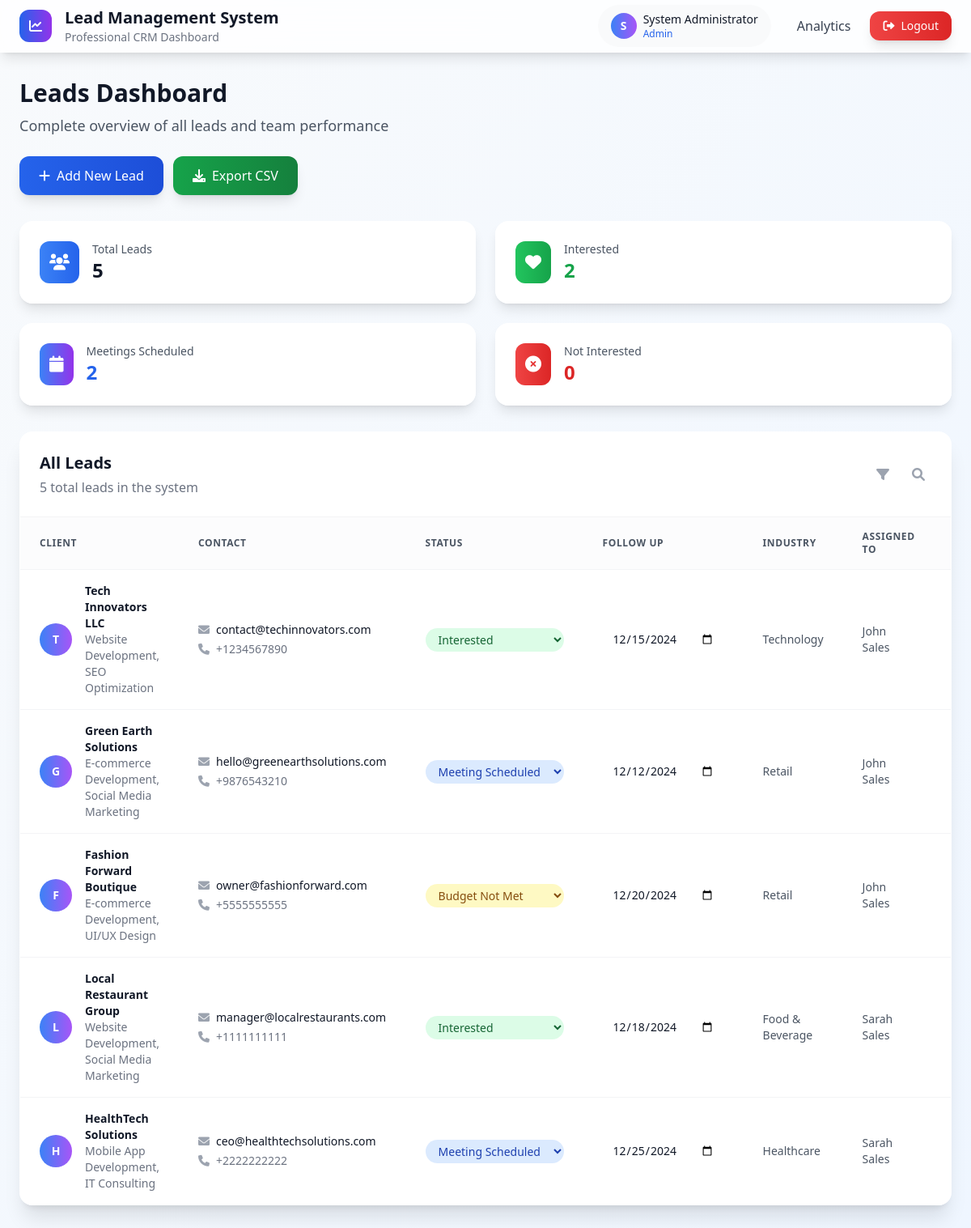
/index.php (signed in), run on the app's committed database.
### tables this page shows
CREATE TABLE users (
    id INT PRIMARY KEY AUTO_INCREMENT,
    username VARCHAR(50) UNIQUE NOT NULL,
    password VARCHAR(255) NOT NULL,
    full_name VARCHAR(100),
    role ENUM('admin', 'sales', 'marketing') NOT NULL,
    is_active TINYINT(1) DEFAULT 1,
    created_at TIMESTAMP DEFAULT CURRENT_TIMESTAMP,
    updated_at TIMESTAMP DEFAULT CURRENT_TIMESTAMP ON UPDATE CURRENT_TIMESTAMP
);

CREATE TABLE leads (
    id INT PRIMARY KEY AUTO_INCREMENT,
    client_name VARCHAR(255) NOT NULL,
    required_services TEXT,
    selected_service_ids TEXT,
    website VARCHAR(255),
    phone VARCHAR(50),
    email VARCHAR(255),
    call_enquiry TEXT,
    mail VARCHAR(255),
    whatsapp VARCHAR(255),
    follow_up DATE,
    client_status ENUM('Interested', 'Not Interested', 'Budget Not Met', 'Meeting Scheduled', '') DEFAULT '',
    notes TEXT,
    industry VARCHAR(100),
    assigned_to INT,
    source_ad_id INT,
    lead_source VARCHAR(100) DEFAULT 'Manual',
    created_at TIMESTAMP DEFAULT CURRENT_TIMESTAMP,
    updated_at TIMESTAMP DEFAULT CURRENT_TIMESTAMP ON UPDATE CURRENT_TIMESTAMP,
    FOREIGN KEY (assigned_to) REFERENCES users(id) ON DELETE SET NULL,
    FOREIGN KEY (source_ad_id) REFERENCES running_ads(id) ON DELETE SET NULL
);

### index.php (the view, shortened to what the rows shown need)
<?php
require_once 'includes/auth.php';
require_once 'includes/functions.php';
$current_user = get_logged_in_user();
$leads = get_leads_by_role($current_user['id'], $current_user['role']);
?>
<!DOCTYPE html>
<html lang="en">
<head>
    <script src="https://cdn.tailwindcss.com"></script>
    <link href="https://cdnjs.cloudflare.com/ajax/libs/font-awesome/6.0.0/css/all.min.css" rel="stylesheet">
</head>
<body class="bg-gradient-to-br from-slate-50 to-blue-50 min-h-screen">
                <?php if (has_permission('view_analytics')): ?>
                <a href="analytics.php" class="flex flex-col items-center py-2 px-4 text-gray-500">
                    <i class="fas fa-chart-bar text-lg mb-1"></i>
                    <span class="text-xs">Analytics</span>
                </a>
                <?php endif; ?>
    <div class="hidden lg:block">
        <nav class="bg-white/80 backdrop-blur-lg shadow-lg border-b border-white/20">
            <div class="max-w-7xl mx-auto px-6">
                <div class="flex justify-between h-16">
                    <div class="flex items-center space-x-4">
                        <div>
                            <h1 class="text-xl font-bold text-gray-900">Lead Management System</h1>
                        </div>
                    </div>
                    <div class="flex items-center space-x-6">
                        <div class="flex items-center space-x-2 bg-gray-50 rounded-full px-4 py-2">
                            <div class="w-8 h-8 bg-gradient-to-r from-blue-500 to-purple-500 rounded-full flex items-center justify-center">
                                <span class="text-white text-sm font-semibold"><?php echo strtoupper(substr($current_user['full_name'], 0, 1)); ?></span>
                            </div>
                            <div>
                                <p class="text-sm font-medium text-gray-900"><?php echo sanitize_output($current_user['full_name']); ?></p>
                                <p class="text-xs text-blue-600"><?php echo ucfirst($current_user['role']); ?></p>
                            </div>
                        </div>
                    </div>
                </div>
            </div>
        </nav>
        <div class="max-w-7xl mx-auto py-8 px-6">
            <div class="mb-8 flex flex-col xl:flex-row xl:items-center xl:justify-between">
                <div>
                    <h2 class="text-3xl font-bold text-gray-900 mb-2">Leads Dashboard</h2>
                </div>
                    <?php if (has_permission('export_leads')): ?>
                        <a href="export.php" class="bg-gradient-to-r from-green-600 to-green-700 hover:from-green-700 hover:to-green-800 text-white px-6 py-3 rounded-xl font-medium transition-all shadow-lg hover:shadow-xl flex items-center">
                            <i class="fas fa-download mr-2"></i>Export CSV
                        </a>
                    <?php endif; ?>
            </div>
            <div class="desktop-card rounded-2xl shadow-xl overflow-hidden">
                <?php if (empty($leads)): ?>
                    <div class="text-center py-16">
                        <i class="fas fa-inbox text-gray-300 text-6xl mb-4"></i>
                        <p class="text-gray-500 text-lg mb-6">No leads found in the system</p>
                        <?php if (has_permission('add_leads')): ?>
                            <a href="lead_add.php" class="bg-gradient-to-r from-blue-600 to-blue-700 text-white px-8 py-3 rounded-xl font-medium">
                                Add Your First Lead
                            </a>
                        <?php endif; ?>
                    </div>
                <?php else: ?>
                    <div class="overflow-x-auto">
                        <table class="min-w-full divide-y divide-gray-100">
                            <thead class="bg-gray-50/50">
                                <tr>
                                    <th class="px-6 py-4 text-left text-xs font-semibold text-gray-600 uppercase tracking-wider">Client</th>
                                    <th class="px-6 py-4 text-left text-xs font-semibold text-gray-600 uppercase tracking-wider">Contact</th>
                                    <th class="px-6 py-4 text-left text-xs font-semibold text-gray-600 uppercase tracking-wider">Status</th>
                                    <th class="px-6 py-4 text-left text-xs font-semibold text-gray-600 uppercase tracking-wider">Follow Up</th>
                                    <th class="px-6 py-4 text-left text-xs font-semibold text-gray-600 uppercase tracking-wider">Industry</th>
                                    <?php if ($current_user['role'] === 'admin'): ?>
                                    <th class="px-6 py-4 text-left text-xs font-semibold text-gray-600 uppercase tracking-wider">Assigned To</th>
                                    <?php endif; ?>
                                    <th class="px-6 py-4 text-left text-xs font-semibold text-gray-600 uppercase tracking-wider">Actions</th>
                                </tr>
                            </thead>
                            <tbody class="divide-y divide-gray-100">
                                <?php foreach ($leads as $lead): ?>
                                    <tr class="table-row hover:bg-blue-50/50 transition-all duration-200">
                                        <td class="px-6 py-4">
                                            <div class="flex items-center">
                                                <div class="flex-shrink-0 w-10 h-10 bg-gradient-to-r from-blue-500 to-purple-500 rounded-full flex items-center justify-center">
                                                    <span class="text-white font-semibold text-sm"><?php echo strtoupper(substr($lead['client_name'], 0, 1)); ?></span>
                                                </div>
                                                <div class="ml-4">
                                                    <div class="text-sm font-semibold text-gray-900">
                                                        <?php echo sanitize_output($lead['client_name']); ?>
                                                    </div>
                                                    <div class="text-sm text-gray-500">
                                                        <?php echo sanitize_output($lead['required_services']); ?>
                                                    </div>
                                                </div>
                                            </div>
                                        </td>
                                        <td class="px-6 py-4">
                                            <div class="text-sm text-gray-900 flex items-center">
                                                <i class="fas fa-envelope text-gray-400 mr-2"></i>
                                                <?php echo sanitize_output($lead['email']); ?>
                                            </div>
                                            <div class="text-sm text-gray-500 flex items-center mt-1">
                                                <i class="fas fa-phone text-gray-400 mr-2"></i>
                                                <?php echo sanitize_output($lead['phone']); ?>
                                            </div>
                                        </td>
                                        <td class="px-6 py-4">
                                            <?php if (has_permission('edit_leads')): ?>
                                                <select class="status-select text-sm rounded-full px-3 py-1 border-0 <?php echo get_status_class($lead['client_status']); ?>"
                                                        data-lead-id="<?php echo $lead['id']; ?>" data-field="client_status">
                                                    <?php foreach (get_status_options() as $value => $label): ?>
                                                        <option value="<?php echo $value; ?>" <?php echo $lead['client_status'] === $value ? 'selected' : ''; ?>>
                                                            <?php echo $label; ?>
                                                        </option>
                                                    <?php endforeach; ?>
                                                </select>
                                            <?php else: ?>
                                                <span class="inline-flex px-3 py-1 text-xs font-semibold rounded-full <?php echo get_status_class($lead['client_status']); ?>">
                                                    <?php echo $lead['client_status'] ?: 'No Status'; ?>
                                                </span>
                                            <?php endif; ?>
                                        </td>
                                        <td class="px-6 py-4 text-sm text-gray-900">
                                            <?php if (has_permission('edit_leads')): ?>
                                                <input type="date" class="editable-field border-gray-200 rounded-lg text-sm px-3 py-1"
                                                       value="<?php echo $lead['follow_up']; ?>"
                                                       data-lead-id="<?php echo $lead['id']; ?>"
                                                       data-field="follow_up">
                                            <?php endif; ?>
                                        </td>
                                        <td class="px-6 py-4 text-sm text-gray-600">
                                            <?php echo sanitize_output($lead['industry']); ?>
                                        </td>
                                        <?php if ($current_user['role'] === 'admin'): ?>
                                        <td class="px-6 py-4 text-sm text-gray-600">
                                            <?php echo sanitize_output($lead['assigned_user'] ?? 'Unassigned'); ?>
                                        </td>
                                        <?php endif; ?>
                                        <td class="px-6 py-4 text-sm">
                                        </td>
                                    </tr>
                                <?php endforeach; ?>
                            </tbody>
                        </table>
                    </div>
                <?php endif; ?>
            </div>
        </div>
    </div>
</body>
</html>

### data on the page
users: full_name "S", full_name "System Administrator", role "Admin"
leads: client_name "T", client_name "Tech Innovators LLC", required_services "Website Development, SEO Optimization", email "contact@techinnovators.com", phone "+1234567890", client_status+id "Interested", follow_up "12/15/2024", industry "Technology", assigned_to.full_name "John Sales"
leads: client_name "G", client_name "Green Earth Solutions", required_services "E-commerce Development, Social Media Marketing", email "hello@greenearthsolutions.com", phone "+9876543210", client_status+id "Meeting Scheduled", follow_up "12/12/2024", industry "Retail", assigned_to.full_name "John Sales"
leads: client_name "F", client_name "Fashion Forward Boutique", required_services "E-commerce Development, UI/UX Design", email "owner@fashionforward.com", phone "+5555555555", client_status+id "Budget Not Met", follow_up "12/20/2024", industry "Retail", assigned_to.full_name "John Sales"
leads: client_name "L", client_name "Local Restaurant Group", required_services "Website Development, Social Media Marketing", email "manager@localrestaurants.com", phone "+1111111111", client_status+id "Interested", follow_up "12/18/2024", industry "Food & Beverage", assigned_to.full_name "Sarah Sales"
leads: client_name "H", client_name "HealthTech Solutions", required_services "Mobile App Development, IT Consulting", email "ceo@healthtechsolutions.com", phone "+2222222222", client_status+id "Meeting Scheduled", follow_up "12/25/2024", industry "Healthcare", assigned_to.full_name "Sarah Sales"

### other printed values
count($leads) "5"
count($interested) "2"
count($meetings) "2"
count($not_interested) "0"
